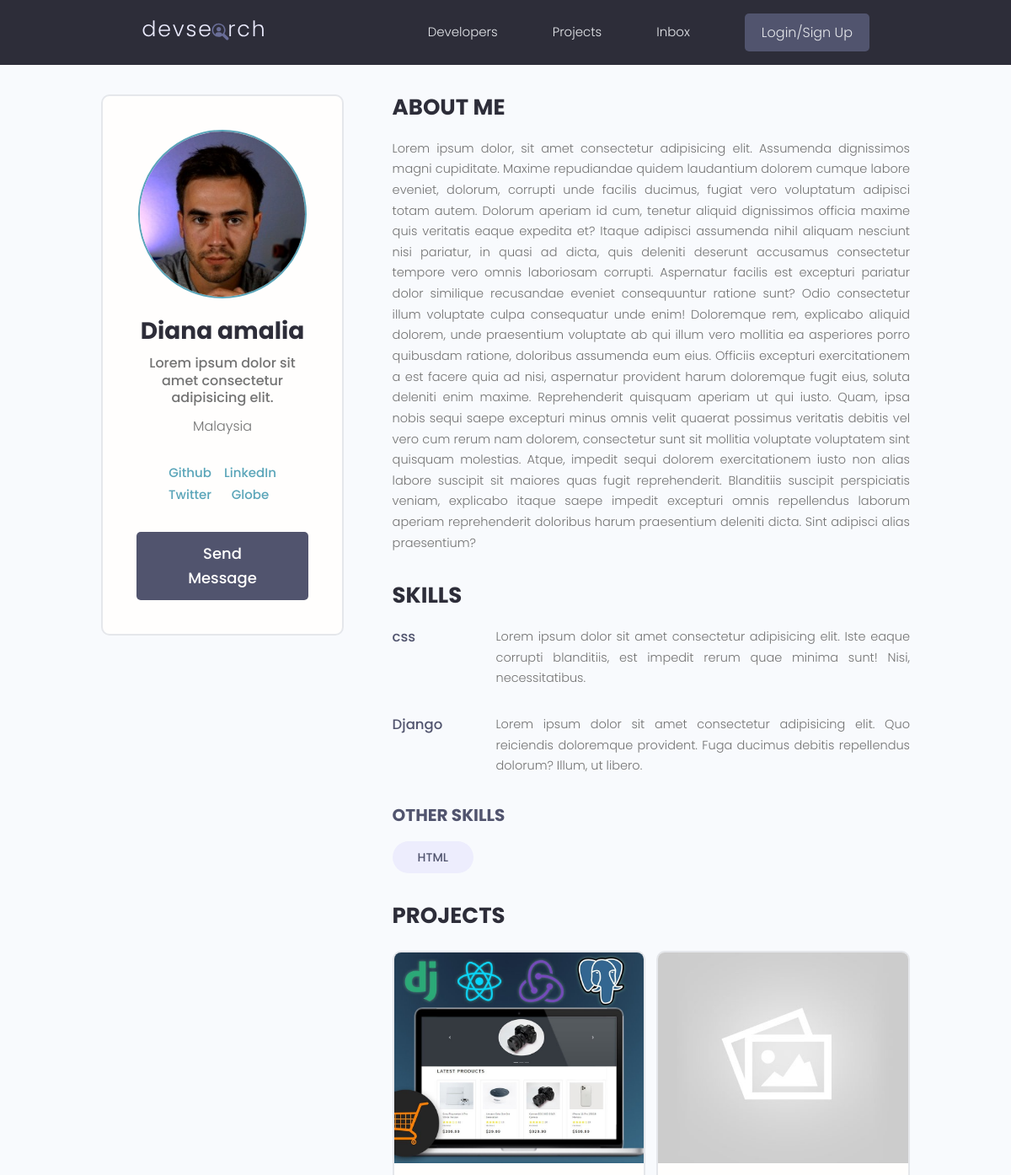
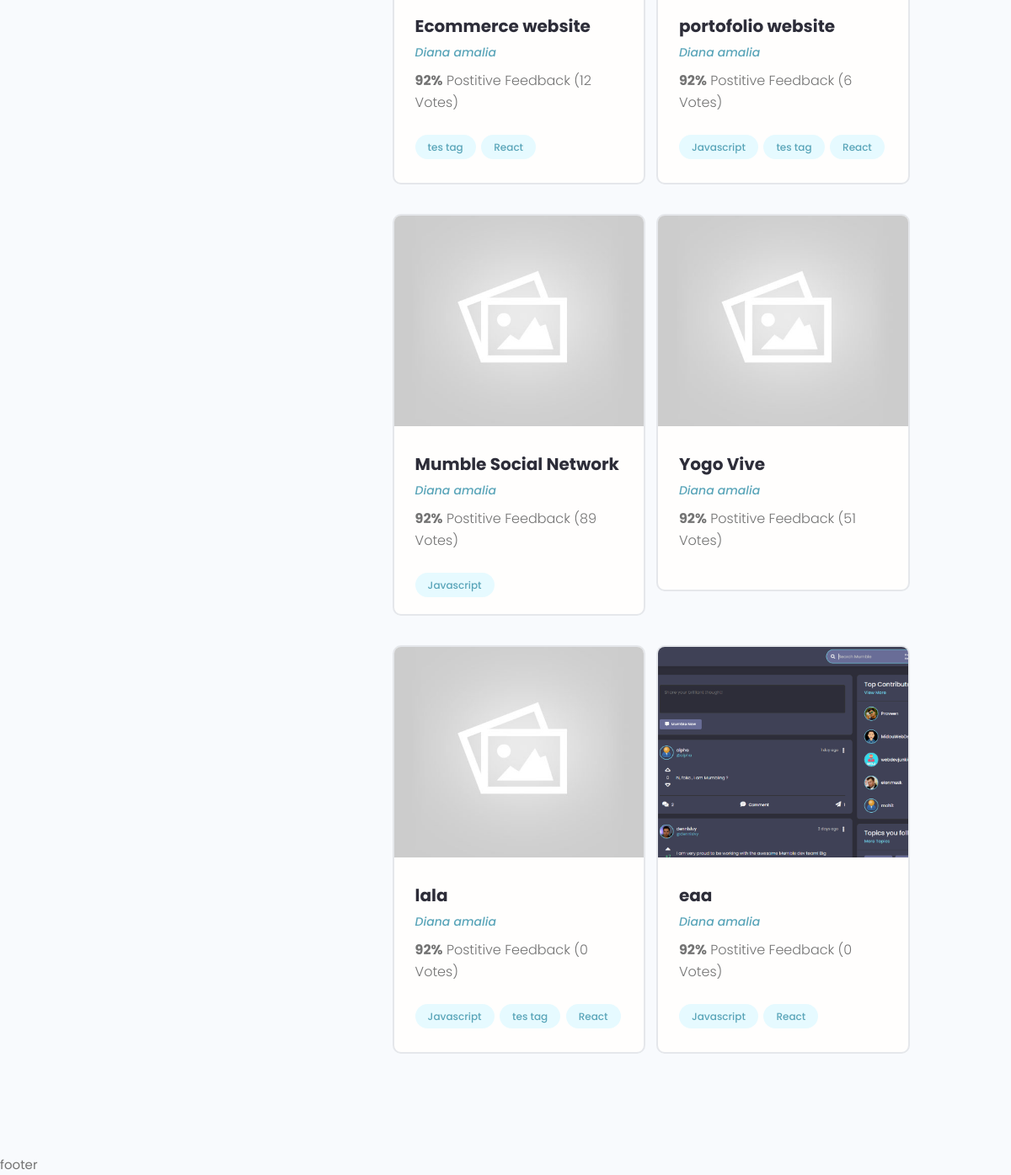
The app's page /users/profile/2b7bf2db-4458-48e0-a1c2-f7887b2c067a/ with its own data (2 pictures, top to bottom).
### users/models.py (models this page shows, shortened)
class Profile(models.Model):
    user = models.OneToOneField(User, on_delete=models.CASCADE, null=True, blank=True)
    name = models.CharField(max_length=200, blank=True, null=True)
    email = models.EmailField(max_length=500, blank=True, null=True)
    username = models.CharField(max_length=200, blank=True, null=True)
    location = models.CharField(max_length=200, blank=True, null=True)
    short_intro = models.CharField(max_length=200, blank=True, null=True)
    bio = models.TextField(blank=True, null=True)
    profile_image = models.ImageField(null=True, blank=True, upload_to='profiles/', default='profiles/user-default.png')
    social_github = models.CharField(max_length=200, blank=True, null=True)
    social_twitter = models.CharField(max_length=200, blank=True, null=True)
    social_linkedin = models.CharField(max_length=200, blank=True, null=True)
    social_youtube = models.CharField(max_length=200, blank=True, null=True)
    social_website = models.CharField(max_length=200, blank=True, null=True)
    created = models.DateTimeField(auto_now_add=True)
    id = models.UUIDField(default=uuid.uuid4, unique=True, primary_key=True, editable=False)

class Skill(models.Model):
    owner = models.ForeignKey(Profile, on_delete=models.CASCADE, null=True)
    name = models.CharField(max_length=200, blank=True, null=True)
    description = models.TextField(null=True, blank=True)
    created = models.DateTimeField(auto_now_add=True)
    id = models.UUIDField(default=uuid.uuid4, unique=True, primary_key=True, editable=False)
    def __str__(self):
        return str(self.name)

### projects/models.py (models this page shows, shortened)
class Project(models.Model):
    owner = models.ForeignKey(Profile, null=True, blank=True, on_delete=models.SET_NULL)
    title = models.CharField(max_length=200)
    description = models.TextField(null=True, blank=True)
    featured_image = models.ImageField(null=True, blank=True, default="default.jpg")
    demo_link = models.CharField(max_length=2000, null=True, blank=True)
    source_link = models.CharField(max_length=2000, null=True, blank=True)
    tags = models.ManyToManyField('Tag', blank=True)
    vote_total = models.IntegerField(default=0, null=True, blank=True)
    vote_ratio = models.IntegerField(default=0, null=True, blank=True)
    created = models.DateTimeField(auto_now_add=True)
    id= models.UUIDField(default=uuid.uuid4, unique=True, primary_key=True, editable=False)

class Tag(models.Model):
    name = models.CharField(max_length=200)
    created = models.DateTimeField(auto_now_add=True)
    id = models.UUIDField(default=uuid.uuid4, unique=True, primary_key=True, editable=False)
    def __str__(self):
        return self.name

### users/views.py (the view)
# urls.py: path('profile/<str:pk>/', views.userProfile, name="user-profile"),
def userProfile(request, pk):
    profile = Profile.objects.get(id=pk)
    topSkills = profile.skill_set.exclude(description__exact="")
    otherSkills = profile.skill_set.filter(description="")
    context = {'profile': profile, 'topSkills': topSkills, 'otherSkills': otherSkills}
    return render(request, 'users/user-profile.html', context)

### users/templates/users/user-profile.html
{% extends 'main.html' %}
{% block content %}
<main class="profile my-md">
    <div class="container">
        <div class="layout">
            <div class="column column--1of3">
                <div class="card text-center">
                    <div class="card__body dev">
                        <img class="avatar avatar--xl" src="{{profile.profile_image.url}}" />
                        <h2 class="dev__name">{{profile.name}}</h2>
                        <p class="dev__title">{{profile.short_intro}}</p>
                        <p class="dev__location">{{profile.location}}</p>
                        <ul class="dev__social">
                            <div>
                                {% if profile.social_github %}
                                <li>
                                    <a title="Github" href="{{profile.social_github}}" target="_blank">Github</a>
                                </li>
                                {% endif %}
                                {% if profile.social_twitter %}
                                <li>
                                    <a title="Twitter" href="{{profile.social_twitter}}" target="_blank">Twitter</a>
                                </li>
                                {% endif %}
                            </div>
                            <div>
                                {% if profile.social_linkedin %}
                                <li>
                                    <a title="LinkedIn" href="{{profile.social_linkedin}}" target="_blank">LinkedIn</a>
                                </li>
                                {% endif %}
                                {% if profile.social_website %}
                                <li>
                                    <a title="Personal Website" href="{{profile.social_website}}" target="_blank">Globe</a>
                                </li>
                                {% endif %}
                            </div>
                        </ul>
                        <a href="#" class="btn btn--sub btn--lg">Send Message </a>
                    </div>
                </div>
            </div>
            <div class="column column--2of3">
                <div class="devInfo">
                    <h3 class="devInfo__title">About Me</h3>
                    <p class="devInfo__about">
                       {{profile.bio}}
                    </p>
                </div>
                <div class="devInfo">
                    <h3 class="devInfo__title">Skills</h3>
                    <div class="devInfo__skills">
                        {% for skill in topSkills %}
                        <div class="devSkill">
                            <h4 class="devSkill__title">{{skill.name}}</h4>
                            <p class="devSkill__info">
                              {{skill.description}}
                            </p>
                        </div>
                       {% endfor %}
                        <h3 class="devInfo__subtitle">Other Skills</h3>
                        <div class="devInfo__otherSkills">
                            {% for skill in otherSkills %}
                            <span class="tag tag--pill tag--sub tag--lg">
                                <small>{{skill}}</small>
                            </span>
                            {% endfor %}
                        </div>
                    </div>
                </div>
                <div class="devInfo">
                    <h3 class="devInfo__title">Projects</h3>
                    <div class="grid grid--two">
                        {% for project in profile.project_set.all %}
                        <div class="column">
                            <div class="card project">
                                <a href="{% url 'project' project.id %}" class="project">
                                    <img class="project__thumbnail" src="{{project.featured_image.url}}"
                                        alt="project thumbnail" />
                                    <div class="card__body">
                                        <h3 class="project__title">{{project.title}}</h3>
                                        <p><a class="project__author" href="{% url 'user-profile' profile.id %}">{{project.owner.name}}</a></p>
                                        <p class="project--rating">
                                            <span style="font-weight: bold;">92%</span> Postitive
                                            Feedback ({{project.vote_total}} Vote{{project.vote_total|pluralize:"s"}})
                                        </p>
                                        <div class="project__tags">
                                            {% for tag in project.tags.all %}
                                            <span class="tag tag--pill tag--main">
                                                <small>{{tag}}</small>
                                            </span>
                                            {% endfor %}
                                        </div>
                                    </div>
                                </a>
                            </div>
                        </div>
                        {% endfor %}
                    </div>
                </div>
            </div>
        </div>
    </div>
</main>
{% endblock content %}

### static/styles/app.css (style rules this page uses)
:root { --color-sub: #2d2d39; }
.btn--sub { background-color: var(--color-sub-light); }
.card { border: 2px solid var(--color-light); }
img { width: 100%; }
.profile .card > .dev { padding: 4rem; }
.dev__name { color: var(--color-sub); font-size: 2.8rem; font-weight: 700; margin-top: 1rem; margin-bottom: 0.5rem; }
.dev__title { font-size: 1.6rem; font-weight: 500; line-height: 1.3; }
.dev__location { margin-top: 1rem; }
.dev__social { margin: 3rem 0; list-style: none; display: flex; justify-content: center; gap: 1.5rem; }
.devInfo { margin-bottom: 3rem; }
.devInfo__title, .devInfo__subtitle { font-size: 2.6rem; color: var(--color-sub); text-transform: uppercase; font-weight: 700; margin-bottom: 1.5rem; }
.devInfo__subtitle { font-size: 2rem; color: var(--color-sub-light); }
.devInfo__about, .devSkill__info { font-size: 1.45rem; line-height: 1.7; text-align: justify; }
.devSkill { margin-bottom: 3rem; }
.devSkill__title { font-size: 1.65rem; font-weight: 500; color: var(--color-sub-light); }
@media screen and (min-width: 700px) { .devSkill { display: flex; justify-content: space-between; gap: 3rem; } }
@media screen and (min-width: 700px) { .devSkill__info { flex-basis: 80%; } }
.project__author { font-size: 1.4rem; font-style: italic; }
.project--rating { margin-bottom: 1.6em; margin-top: .5em; }
.project__thumbnail { height: 25rem; object-fit: cover; object-position: top center; }
.project__title { font-size: 2rem; font-weight: 700; color: var(--color-sub); }

### static/uikit/styles/modules/_variables.css (style rules this page uses)
:root { --color-main: #5aa5b9; --color-main-light: #e6faff; --color-sub: #3f4156; --color-sub-light: #51546e; --color-sub-lighter: #ededfd; --color-text: #737373; --color-gray: #8b8b8b; --color-light: #e5e7eb; --color-light-gray: #767676; --color-bg: #f8fafd; --color-white: #fffefd; --color-white-light: #f3f3f3; --color-success: #359e64; --color-success-bg: #def8e8; --color-error: #fc4b0b; --color-error-bg: #fff2ee; --font-base: 'Poppins', arial, helvetica, 'Segoe UI', roboto, ubuntu, sans-serif; --font-monospace: 'Fira Code', 'Courier New', courier, monospace; --font-regular: 300; --font-medium: 500; --font-bold: 700; --generic-shadow: 1px 1px 5px #00000010; --generic-transition: all 0.3s ease-in-out; }

### static/uikit/styles/modules/_base.css (style rules this page uses)
* { margin: 0; padding: 0; box-sizing: border-box; text-rendering: optimizeLegibility; color: inherit; font-size: inherit; }
html { font-size: 50%; }
@media only screen and (min-width: 480px) { html { font-size: 56.25%; } }
@media only screen and (min-width: 1200px) { html { font-size: 62.5%; } }
body { line-height: 1.6; font-weight: 400; font-size: 1.5rem; color: var(--color-text); background-color: var(--color-bg); min-height: 100vh; }

### static/uikit/styles/modules/_typography.css (style rules this page uses)
* { font-family: var(--font-base); }
h2 { font-size: 3.6rem; font-weight: var(--font-bold); }
h3 { font-size: 3.2rem; font-weight: var(--font-medium); }
h4 { font-size: 2.8rem; font-weight: var(--font-medium); }
p, span, strong { font-size: 1.6rem; color: var(--color-text); font-weight: var(--font-regular); }
a { padding-bottom: 2px; text-decoration: none; display: inline-block; color: var(--color-main); font-weight: var(--font-medium); }

### static/uikit/styles/modules/_utilities.css (style rules this page uses)
.container { width: 92%; max-width: 165rem; margin: 0 auto; box-sizing: border-box; }
@media screen and (min-width: 1000px) { .container { width: 90%; } }
@media screen and (min-width: 1200px) { .container { width: 80%; } }
.text-center { text-align: center; }
.my-md { margin: 3rem auto; }

### static/uikit/styles/modules/_avatar.css (style rules this page uses)
.avatar { border-radius: 50%; border: 2px solid var(--color-main); object-fit: cover; }
.avatar--xl { height: 20rem; width: 20rem; }

### static/uikit/styles/modules/_button.css (style rules this page uses)
.btn { display: inline-block; position: relative; cursor: pointer; background-color: var(--color-light); font-weight: var(--font-medium); color: var(--color-sub); text-decoration: none; padding: 1rem 2rem; border-radius: 0.5rem; border: none; width: -webkit-fit-content; width: -moz-fit-content; width: fit-content; height: -webkit-fit-content; height: -moz-fit-content; height: fit-content; font-size: 1.6rem; outline-width: 0; outline-color: transparent; -webkit-backface-visibility: hidden; backface-visibility: hidden; transition: all 0.3s ease-in-out; }
.btn--sub { background-color: var(--color-sub); color: var(--color-white); }
.btn--lg { font-size: 1.8rem; padding: 1.2rem 4.5rem; }

### static/uikit/styles/modules/_card.css (style rules this page uses)
.card { border-radius: 1rem; background-color: var(--color-white); border: 1.5px solid var(--color-light); width: auto; height: auto; margin-top: 0.5rem; margin-bottom: 0.5rem; overflow: hidden; }
.card__body, .card__header { padding: 2rem 2.5rem; }

### records on screen
Profile: profile_image (picture), name "Diana amalia", short_intro "Lorem ipsum dolor sit amet consectetur adipisicing elit.", location "Malaysia", bio "Lorem ipsum dolor, sit amet consectetur adipisicing elit. Assumenda dignissimos magni cupiditate. Maxime repudiandae quidem laudantium dolorem cumque labore eveniet, dolorum, corrupti unde facilis ducimus, fugiat vero voluptatum adipisci totam autem. Dolorum aperiam id cum, tenetur aliquid dignissimos officia maxime quis veritatis eaque expedita et? Itaque adipisci assumenda nihil aliquam nesciunt nisi pariatur, in quasi ad dicta, quis deleniti deserunt accusamus consectetur tempore vero omnis laboriosam corrupti. Aspernatur facilis est excepturi pariatur dolor similique recusandae eveniet consequuntur ratione sunt? Odio consectetur illum voluptate culpa consequatur unde enim! Doloremque…"
Skill: name "css", description "Lorem ipsum dolor sit amet consectetur adipisicing elit. Iste eaque corrupti blanditiis, est impedit rerum quae minima sunt! Nisi, necessitatibus."
Skill: name "Django", description "Lorem ipsum dolor sit amet consectetur adipisicing elit. Quo reiciendis doloremque provident. Fuga ducimus debitis repellendus dolorum? Illum, ut libero."
Skill: name "HTML"
Project: featured_image (picture), title "Ecommerce website", owner.name "Diana amalia", vote_total "12"
Tag: name "tes tag"
Tag: name "React"
Project: featured_image (placeholder picture), title "portofolio website", owner.name "Diana amalia", vote_total "6"
Tag: name "Javascript"
Project: featured_image (placeholder picture), title "Mumble Social Network", owner.name "Diana amalia", vote_total "89"
Project: featured_image (placeholder picture), title "Yogo Vive", owner.name "Diana amalia", vote_total "51"
Project: featured_image (placeholder picture), title "lala", owner.name "Diana amalia", vote_total "0"
Project: featured_image (picture), title "eaa", owner.name "Diana amalia", vote_total "0"
